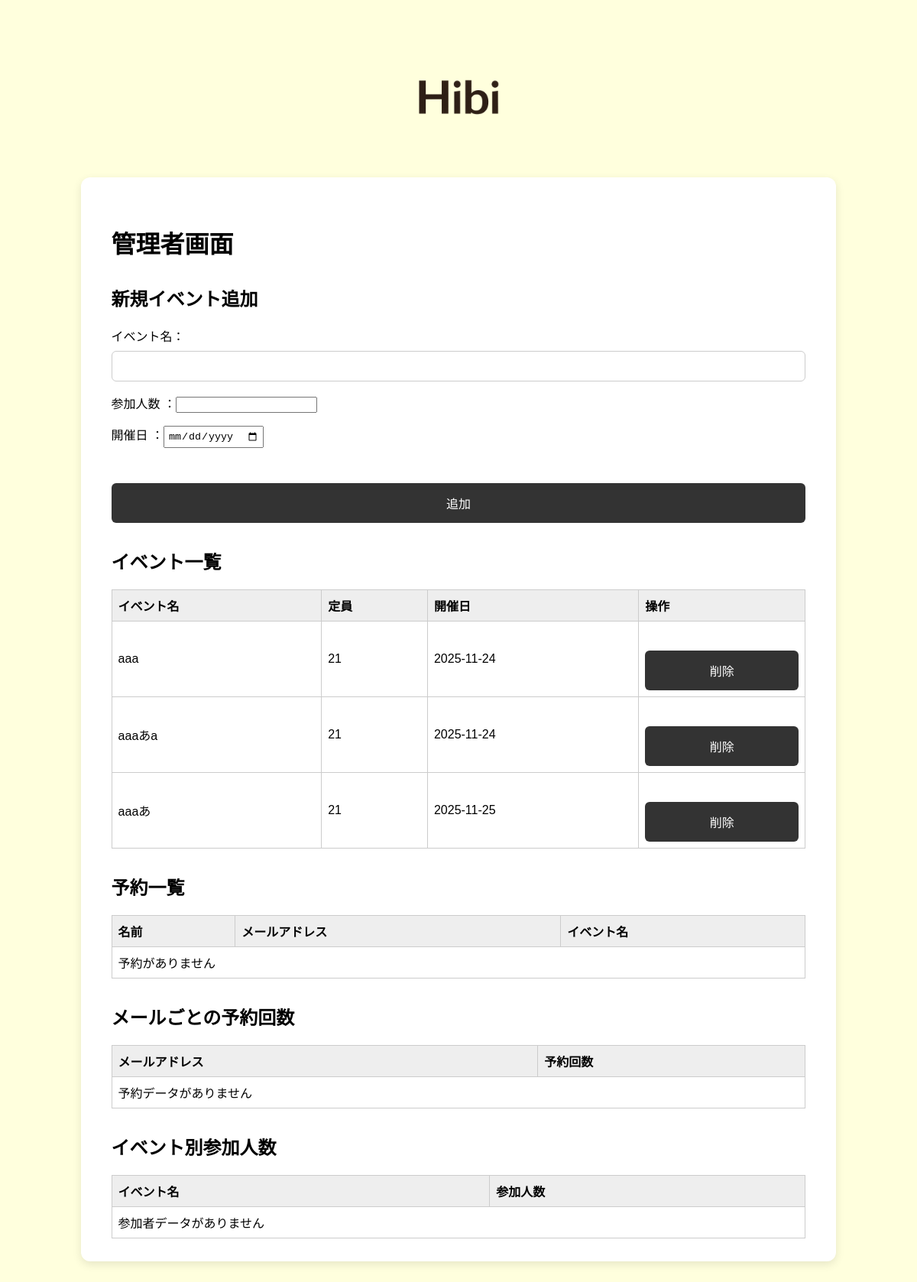
/admin, run on an earlier commit of the app's database.
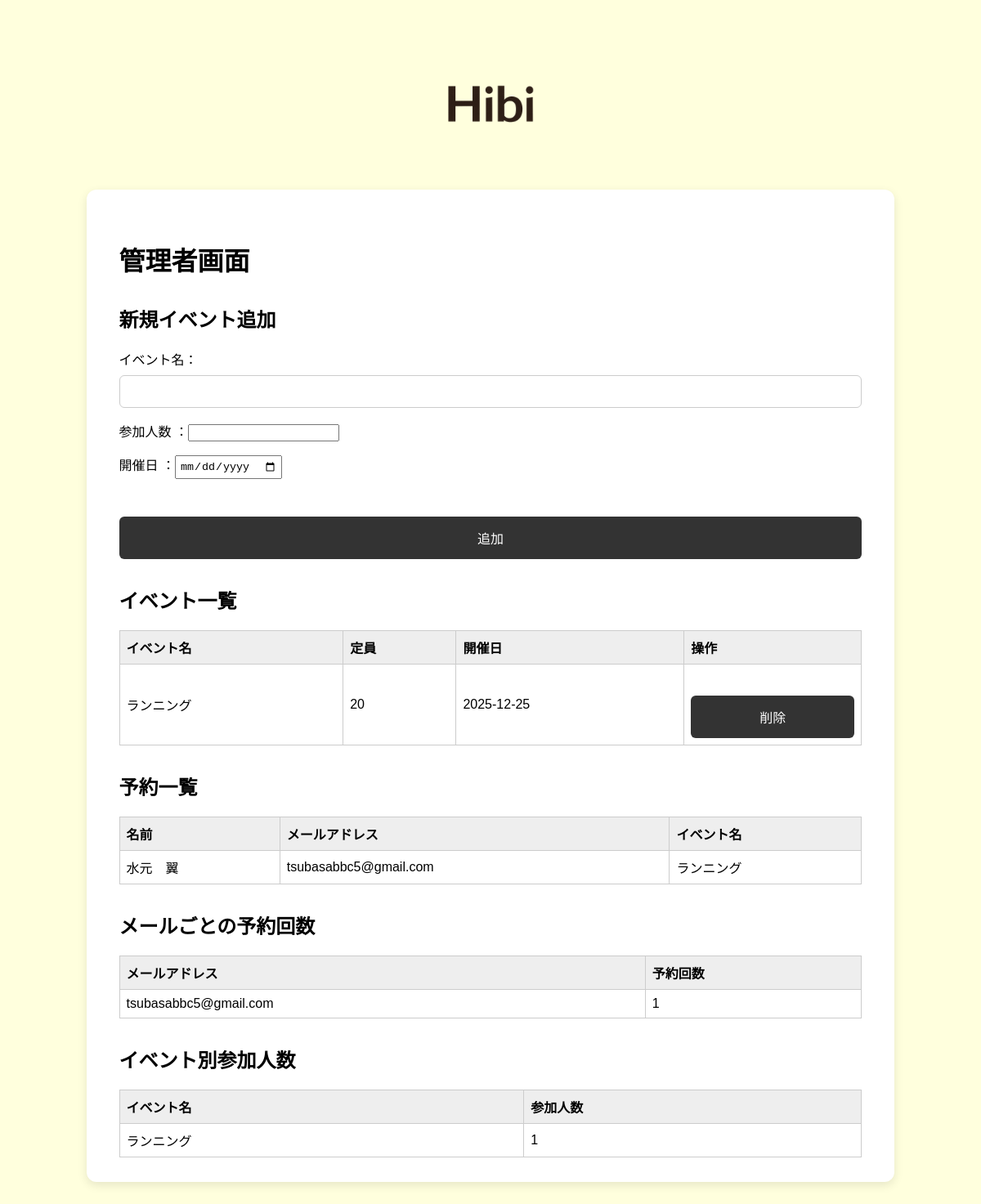
And on a later commit of the database.
### tables this page shows
CREATE TABLE events (
            id INTEGER PRIMARY KEY AUTOINCREMENT,
            attendance INTEGER NOT NULL ,
            name TEXT NOT NULL UNIQUE,
            date TEXT NOT NULL
        );

CREATE TABLE user (
            user_id INTEGER PRIMARY KEY AUTOINCREMENT,
            is_provisional BOOL DEFAULT TRUE,
            name TEXT NOT NULL,
            email TEXT NOT NULL,
            password TEXT NOT NULL
        );

### app.py (the view)
@app.route('/admin', methods=['GET'])
def admin():
    conn = sqlite3.connect(DB_NAME)
    c = conn.cursor()
    c.execute('SELECT id, name, attendance , date FROM events ORDER BY date')
    events = [dict(id=row[0], name=row[1],attendance=row[2], date=row[3]) for row in c.fetchall()]
    c.execute('''
        SELECT u.name, u.email, e.name
        FROM reservations r
        JOIN user u ON r.user_id = u.user_id
        JOIN events e ON r.event_id = e.id
        ORDER BY r.id DESC
    ''')
    reservations = c.fetchall()
    c.execute('''
        SELECT u.email, COUNT(*)
        FROM reservations r
        JOIN user u
        ON r.user_id = u.user_id  GROUP BY u.user_id
        ''')
    email_counts = dict(c.fetchall())
    c.execute('''
        SELECT e.name, COUNT(r.id)
        FROM reservations r
        JOIN events e ON r.event_id = e.id
        GROUP BY e.id
    ''')
    event_counts = c.fetchall()
    conn.close()
    return render_template('admin.html',
                           events=events,
                           reservations=reservations,
                           email_counts=email_counts,
                           event_counts=event_counts)

### templates/admin.html (shortened to what this page needs)
<!DOCTYPE html>
<html lang="ja">
  <head>
    <link
      rel="stylesheet"
      href="{{ url_for('static', filename='style.css') }}"
    />
  </head>
  <body>
    <div class="top-image">
      <img
        src="{{ url_for('static', filename='documents/Hibi_logo.png') }}"
        alt="ロゴ"
        class="logo"
      />
    </div>
    <div class="mainfield">
      <h1 class="admin-title">管理者画面</h1>
      <section class="add-event-form">
        <h2>新規イベント追加</h2>
        <form method="POST" action="{{ url_for('add_event') }}">
          <p>イベント名：<input type="text" name="event_name" required /></p>
          <p>
            参加人数 ：<input
              type="number"
              name="event_attendance"
              step="1"
              min="1"
              required
            />
          </p>
          <p>開催日 ：<input type="date" name="event_date" required /></p>
          <button type="submit">追加</button>
        </form>
      </section>
      <section>
        <h2>イベント一覧</h2>
        <table>
          <thead>
            <tr>
              <th>イベント名</th>
              <th>定員</th>
              <th>開催日</th>
              <th>操作</th>
            </tr>
          </thead>
          <tbody>
            {% for event in events %}
            <tr>
              <td>{{ event.name }}</td>
              <td>{{ event.attendance }}</td>
              <td>{{ event.date }}</td>
              <td>
                <form
                  method="POST"
                  action="{{ url_for('delete_event', event_id=event.id) }}"
                  class="inline"
                  onsubmit="return confirm('本当に削除しますか？');"
                >
                  <button type="submit" class="delete-btn">削除</button>
                </form>
              </td>
            </tr>
            {% else %}
            <tr>
              <td colspan="4">イベントがありません</td>
            </tr>
            {% endfor %}
          </tbody>
        </table>
      </section>
      <section>
        <h2>予約一覧</h2>
        <table>
          <thead>
            <tr>
              <th>名前</th>
              <th>メールアドレス</th>
              <th>イベント名</th>
            </tr>
          </thead>
          <tbody>
            {% for name, email, event_name in reservations %}
            <tr>
              <td>{{ name }}</td>
              <td>{{ email }}</td>
              <td>{{ event_name }}</td>
            </tr>
            {% else %}
            <tr>
              <td colspan="3">予約がありません</td>
            </tr>
            {% endfor %}
          </tbody>
        </table>
      </section>
      <section>
        <h2>メールごとの予約回数</h2>
        <table>
          <thead>
            <tr>
              <th>メールアドレス</th>
              <th>予約回数</th>
            </tr>
          </thead>
          <tbody>
            {% for email, count in email_counts.items() %}
            <tr>
              <td>{{ email }}</td>
              <td>{{ count }}</td>
            </tr>
            {% else %}
            <tr>
              <td colspan="2">予約データがありません</td>
            </tr>
            {% endfor %}
          </tbody>
        </table>
      </section>
      <section>
        <h2>イベント別参加人数</h2>
        <table>
          <thead>
            <tr>
              <th>イベント名</th>
              <th>参加人数</th>
            </tr>
          </thead>
          <tbody>
            {% for event_name, count in event_counts %}
            <tr>
              <td>{{ event_name }}</td>
              <td>{{ count }}</td>
            </tr>
            {% else %}
            <tr>
              <td colspan="2">参加者データがありません</td>
            </tr>
            {% endfor %}
          </tbody>
        </table>
      </section>
    </div>
  </body>
</html>

### static/style.css (style rules this page uses)
body { background-color: #FFFFDD; font-family: 'Kosugi Maru', sans-serif; margin: 0; padding: 0; }
.mainfield { max-width: 80%; margin: 0px auto; background-color: #fff; padding: 30px 40px; border-radius: 12px; box-shadow: 0 4px 12px rgba(0, 0, 0, 0.1); }
.top-image { display: flex; justify-content: center; text-align: center; align-items: center; }
.top-image img { max-width: 200px; width: 40%; height: auto; }
form input[type="text"], form input[type="email"], form input[type="password"], form select, form textarea { width: 100%; padding: 10px; font-size: 16px; border: 1px solid #ccc; border-radius: 6px; margin-top: 8px; box-sizing: border-box; transition: border-color 0.3s ease; }
form button[type="submit"] { margin-top: 30px; width: 100%; background-color: #333; color: white; padding: 14px; font-size: 16px; border: none; border-radius: 6px; cursor: pointer; transition: background-color 0.3s ease; }

### templates/admin.html (style rules this page uses)
body { font-family: Arial, sans-serif; margin: 2rem; }
h1, h2 { margin-top: 2rem; }
table { border-collapse: collapse; width: 100%; margin-top: 1rem; }
th, td { border: 1px solid #ccc; padding: 0.5em; text-align: left; }
th { background-color: #eee; }
form.inline { display: inline; }
input[type="text"], input[type="date"] { padding: 0.3em; margin-right: 0.5em; }
button { padding: 0.3em 0.7em; cursor: pointer; }
.delete-btn { background-color: #e74c3c; color: white; border: none; border-radius: 3px; }
.add-event-form { margin-bottom: 2rem; }

What changed in the data, as far as the page shows it:
removed events: name "aaa", attendance "21", date "2025-11-24", shown under "イベント一覧"
removed events: name "aaaあa", attendance "21", date "2025-11-24", shown under "イベント一覧"
removed events: name "aaaあ", attendance "21", date "2025-11-25", shown under "イベント一覧"
added events: name "ランニング", attendance "20", date "2025-12-25", id "1"
added user: name "水元 翼", email "tsubasabbc5@gmail.com", name "ランニング", count "1"
Also different on the page:
text no longer shown: "予約がありません 予約データがありません 参加者データがありません"
